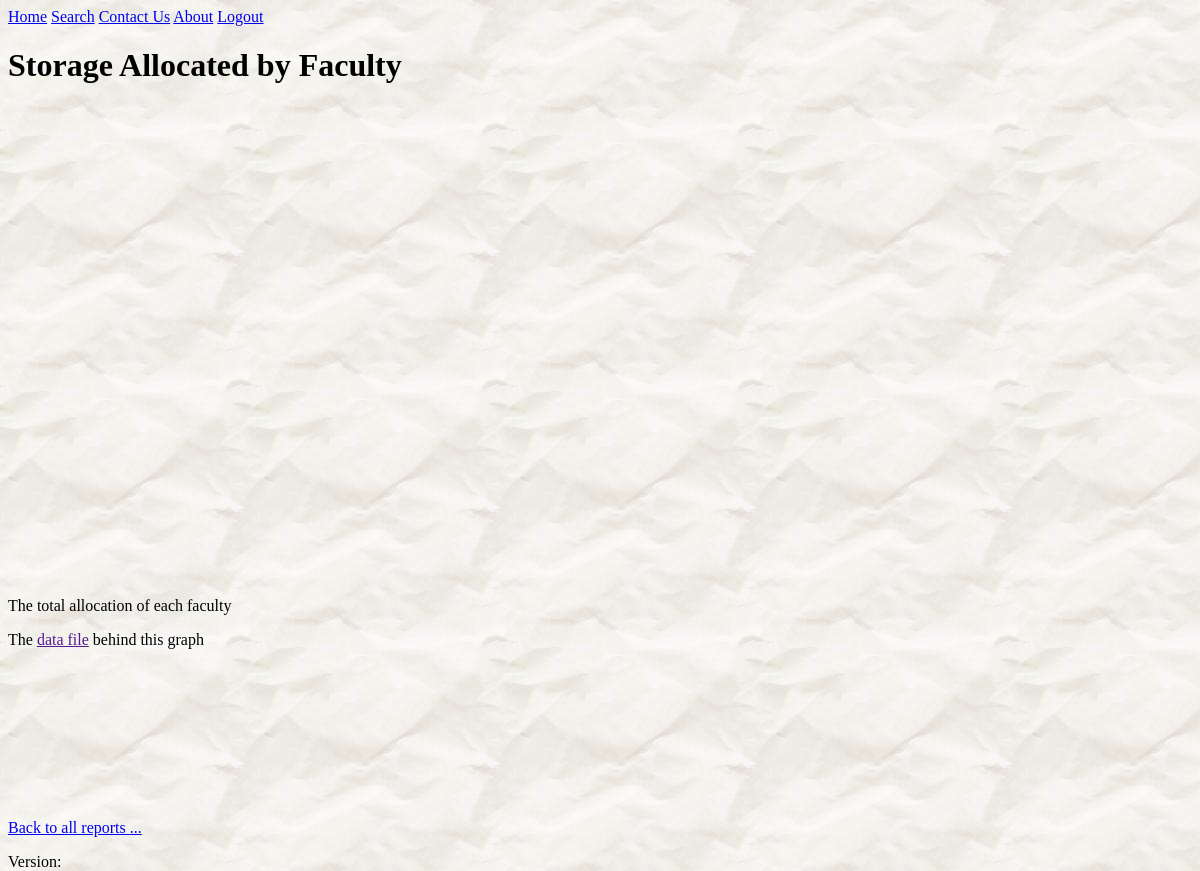
/reports/9/?set= (signed in), run on the app's committed database.
### reports/models.py (models this page shows, shortened)
class Report(models.Model):
    report_title = models.CharField(max_length=100)
    pub_date = models.DateTimeField('date published')
    d3_file_name = models.CharField(max_length=100, default='.js')
    description = models.TextField(blank=True, null=True)
    def was_published_recently(self):
        """
        :return: True if was published in the last day, False otherwise
        """
        now = timezone.now()
        return now - datetime.timedelta(days=1) <= self.pub_date <= now
    was_published_recently.admin_order_field = 'pub_date'
    was_published_recently.boolean = True
    was_published_recently.short_description = 'Published recently?'

### reports/views.py (the view)
# urls.py: url(r'^(?P<pk>[0-9]+)/$', views.DetailView.as_view(), name='detail'),
class DetailView(LoginRequiredMixin, generic.DetailView):
    login_url = LOGIN_URL
    model = Report
    template_name = 'reports/details.html'
    def get_queryset(self):
        return Report.objects.filter(pub_date__lte=timezone.now())
    def get_context_data(self, **kwargs):
        result = super().get_context_data(**kwargs)
        result['debug'] = settings.DEBUG
        result['set'] = self.request.GET.get('set', '')
        return result

### reports/templates/reports/details.html (shortened to what this page needs)
{% extends 'base.html' %}
{% block header_lines %}
    {% load static %}
    <link rel="stylesheet" type="text/css" href="//cdnjs.cloudflare.com/ajax/libs/nvd3/1.8.3/nv.d3.css"/>
{% endblock %}
{% block h1 %}{{ report.report_title }}{% endblock %}
{% block content %}
    <div id="chart">
        <svg></svg>
    </div>
    <p>{{ report.description }}</p>
    {% if debug %}
        <p>The <a id="a_data" href="">data file</a> behind this graph</p>
    {% endif %}
    <div id="extra" style="width: 95%">
        <svg></svg>
    </div>
    <a href="/reports/?set={{ set }}">Back {% if not set %}to all reports {% endif %}...</a>
{% endblock %}

### reports/static/reports/style.css (style rules this page uses)
body { background: url("images/bg-napkin.jpg"); }
body, h1, h2, h3, input[type="text"], input[type="password"], textarea, select, input.submit { font-family: "Comic Sans MS", cursive; }

### data on the page
Report: report_title "Storage Allocated by Faculty", description "The total allocation of each faculty"
